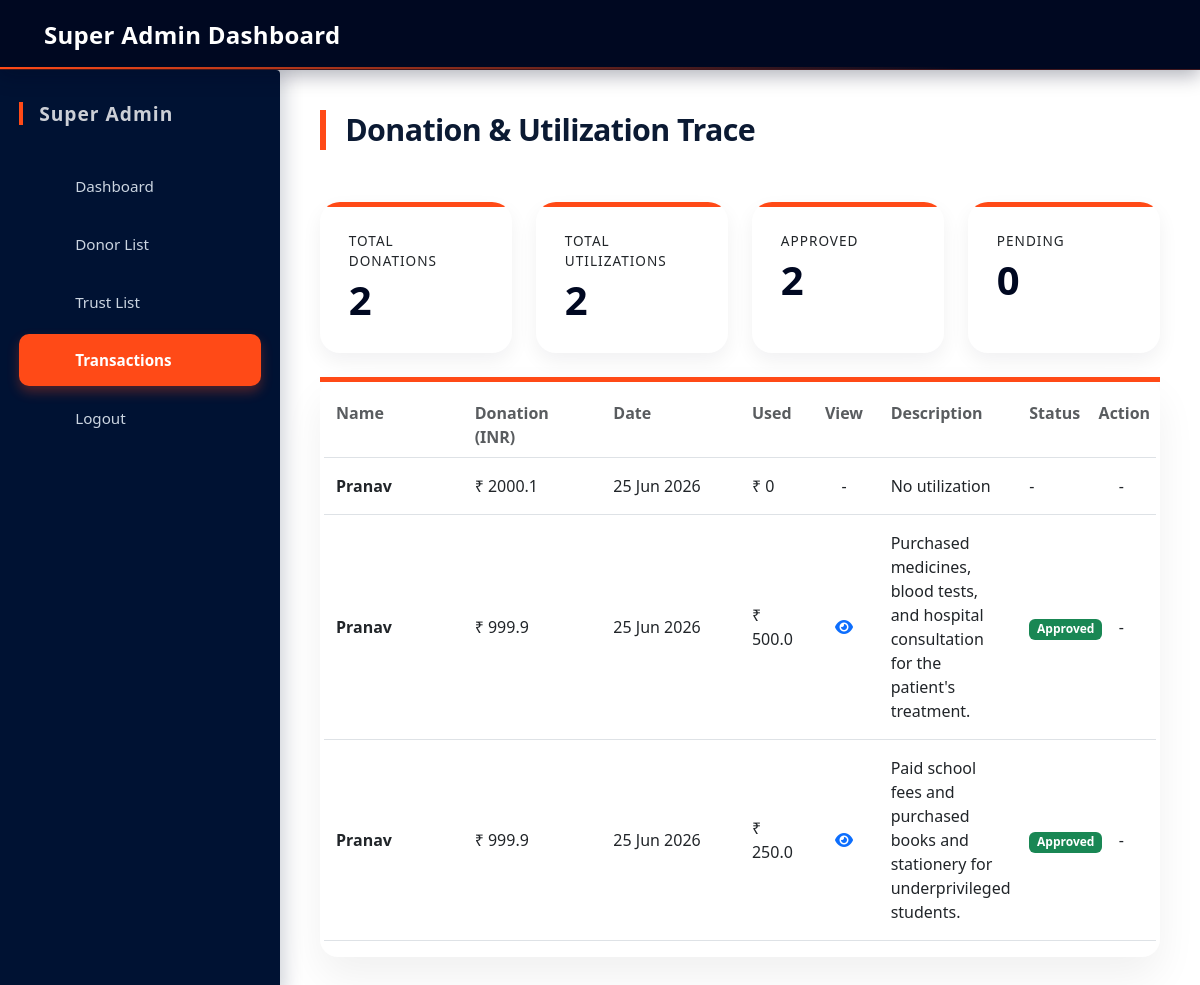
The app's page /super_admin_transactions (signed in) with its own data.
### app/models.py (models this page shows, shortened)
class Donation(models.Model):
    donor = models.ForeignKey(
        User,
        on_delete=models.SET_NULL,
        null=True,
        blank=True,
        help_text="Registered donor (optional)"
    )
    trust = models.ForeignKey(
        trust_profile,
        on_delete=models.CASCADE,
        related_name="donations"
    )
    amount = models.FloatField(
        help_text="Amount donated (verified from blockchain)"
    )
    tx_hash = models.CharField(
        max_length=66,
        unique=True,
        help_text="Ethereum transaction hash (MetaMask / Ganache)"
    )
    integrity_hash = models.CharField(
        max_length=128,
        help_text="Derived checksum for DB integrity verification"
    )
    created_at = models.DateTimeField(auto_now_add=True)

class Utilization(models.Model):
    donation = models.ForeignKey(
        Donation,
        on_delete=models.CASCADE,
        related_name="utilizations"
    )
    trust = models.ForeignKey(
        trust_profile,
        on_delete=models.CASCADE
    )
    amount_used = models.FloatField()
    purpose = models.CharField(max_length=500)
    category = models.CharField(max_length=50, default="Other")
    proof = models.ImageField(
        upload_to="utilization_proofs/",
        null=True,
        blank=True
    )
    is_verified = models.BooleanField(default=False)
    verified_by = models.ForeignKey(
        User,
        on_delete=models.SET_NULL,
        null=True,
        blank=True,
        related_name="verified_utilizations"
    )
    verified_at = models.DateTimeField(null=True, blank=True)
    created_at = models.DateTimeField(auto_now_add=True)

### app/views.py (the view)
@cache_control(no_cache=True, must_revalidate=True, no_store=True)
def super_admin_transactions(request):
    if not request.session.get("is_superadmin"):
        return redirect("log_in")
    donations_data = []
    donations = Donation.objects.select_related(
        "donor", "trust"
    ).prefetch_related("utilizations").order_by("-created_at")
    total_donations = donations.count()
    all_utilizations = Utilization.objects.all()
    total_utilizations = all_utilizations.count()
    approved_utilizations = all_utilizations.filter(is_verified=True).count()
    pending_utilizations = all_utilizations.filter(is_verified=False).count()
    approval_rate = (
        (approved_utilizations / total_utilizations) * 100
        if total_utilizations > 0 else 0
    )
    total_eth = donations.aggregate(total=Sum("amount"))["total"] or 0
    total_inr_amount = round(total_eth * ETH_TO_INR_RATE, 2)
    total_eth_amount = total_eth
    average_donation = (
        total_inr_amount / total_donations
        if total_donations > 0 else 0
    )
    for donation in donations:
        utilizations = donation.utilizations.all()
        donation_inr = round(
            (donation.amount or 0) * ETH_TO_INR_RATE, 2
        )
        donations_data.append({
            "donation": donation,
            "donor_name": (
                donation.donor.first_name
                if donation.donor and donation.donor.first_name
                else donation.donor.username
                if donation.donor else "Anonymous"
            ),
            "trust_name": (
                donation.trust.user.first_name
                if donation.trust and donation.trust.user
                else "Unknown"
            ),
            "eth_amount": donation.amount or 0,
            "inr_amount": donation_inr,
            "tx_hash": donation.tx_hash,
            "date": donation.created_at,
            "utilizations": utilizations,
        })
    context = {
        "donations_data": donations_data,
        "total_donations": total_donations,
        "total_utilizations": total_utilizations,
        "approved_utilizations": approved_utilizations,
        "pending_utilizations": pending_utilizations,
        "approval_rate": round(approval_rate, 2),
        "total_inr_amount": total_inr_amount,
        "total_eth_amount": total_eth_amount,
        "average_donation": round(average_donation, 2),
    }
    return render(
        request,
        "super_admin_transactions.html",
        context
    )

### templates/super_admin_transactions.html (shortened to what this page needs)
<!doctype html>
<html lang="en">
<head>
    <link rel="stylesheet" href="/static/css/dashboard.css" />
    <link href="https://cdn.jsdelivr.net/npm/bootstrap@5.3.2/dist/css/bootstrap.min.css" rel="stylesheet" />
    <link rel="stylesheet" href="https://cdnjs.cloudflare.com/ajax/libs/font-awesome/6.4.0/css/all.min.css" />
</head>
<body>
    <div class="dashboard-header">
        Super Admin Dashboard
    </div>
    <div class="dashboard-container">
        <div class="sidebar">
            <h4>Super Admin</h4>
            <ul>
                <li>
                    <a href="{% url 'super_admin_dashboard' %}">  Dashboard </a>
                </li>
                <li>
                    <a href="{% url 'super_admin_dashboard' %}">  Donor List </a>
                </li>
                <li>
                    <a href="{% url 'super_admin_dashboard' %}">  Trust List </a>
                </li>
                <li>
                    <a class="active">  Transactions </a>
                </li>
                <li>
                    <a href="{% url 'log_in' %}">  Logout </a>
                </li>
            </ul>
        </div>
        <div class="main-content">
            <h2 class="welcome-title">Donation & Utilization Trace</h2>
            <div class="row g-4 mb-4">
                <div class="col-md-3">
                    <div class="card-box">
                        <div class="card-title">Total Donations</div>
                        <div class="card-value">{{ total_donations }}</div>
                    </div>
                </div>
                <div class="col-md-3">
                    <div class="card-box">
                        <div class="card-title">Total Utilizations</div>
                        <div class="card-value">{{ total_utilizations }}</div>
                    </div>
                </div>
                <div class="col-md-3">
                    <div class="card-box">
                        <div class="card-title">Approved</div>
                        <div class="card-value">{{ approved_utilizations }}</div>
                    </div>
                </div>
                <div class="col-md-3">
                    <div class="card-box">
                        <div class="card-title">Pending</div>
                        <div class="card-value">{{ pending_utilizations }}</div>
                    </div>
                </div>
            </div>
            <div class="ngo-card pt-4 px-3 pb-3">
                <div class="row fw-bold text-muted pb-2 border-bottom">
                    <div class="col-md-2">Name</div>
                    <div class="col-md-2">Donation (INR)</div>
                    <div class="col-md-2">Date</div>
                    <div class="col-md-1">Used</div>
                    <div class="col-md-1 text-center">View</div>
                    <div class="col-md-2">Description</div>
                    <div class="col-md-1">Status</div>
                    <div class="col-md-1 text-center">Action</div>
                </div>
                {% for data in donations_data %}
                {% if data.utilizations %}
                {% for u in data.utilizations %}
                <div class="row align-items-center py-3 border-bottom">
                    <div class="col-md-2 fw-semibold">
                        {{ data.donor_name }}
                    </div>
                    <div class="col-md-2">
                        ₹ {{ data.inr_amount }}
                    </div>
                    <div class="col-md-2">
                        {{ data.date|date:"d M Y" }}
                    </div>
                    <div class="col-md-1">
                        ₹ {{ u.amount_used|default:"0" }}
                    </div>
                    <div class="col-md-1 text-center">
                        {% if u.proof %}
<a href="{{ u.proof.url }}" target="_blank">
    <i class="fa fa-eye text-primary" style="cursor:pointer;"></i>
</a>
{% else %}
-
{% endif %}
                    </div>
                    <div class="col-md-2">
                        {{ u.purpose|default:"-" }}
                    </div>
                    <div class="col-md-1">
                        {% if u.is_verified %}
                        <span class="badge bg-success">Approved</span>
                        {% else %}
                        <span class="badge bg-warning text-dark">Pending</span>
                        {% endif %}
                    </div>
                    <div class="col-md-1 text-center">
                        {% if not u.is_verified %}
                        <a href="{% url 'approve_utilization' u.id %}" class="btn btn-success btn-sm mb-1">
                            Approve
                        </a>
                        <a href="{% url 'reject_utilization' u.id %}" class="btn btn-danger btn-sm">
                            Reject
                        </a>
                        {% else %}
                        -
                        {% endif %}
                    </div>
                </div>
                {% endfor %}
                {% else %}
                <div class="row align-items-center py-3 border-bottom">
                    <div class="col-md-2 fw-semibold">
                        {{ data.donor_name }}
                    </div>
                    <div class="col-md-2">
                        ₹ {{ data.inr_amount }}
                    </div>
                    <div class="col-md-2">
                        {{ data.date|date:"d M Y" }}
                    </div>
                    <div class="col-md-1">
                        ₹ 0
                    </div>
                    <div class="col-md-1 text-center">
                        -
                    </div>
                    <div class="col-md-2">
                        No utilization
                    </div>
                    <div class="col-md-1">
                        -
                    </div>
                    <div class="col-md-1 text-center">
                        -
                    </div>
                </div>
                {% endif %}
                {% endfor %}
            </div>
        </div>
    </div>
</body>
</html>

### static/css/dashboard.css (style rules this page uses)
:root { --primary-dark: #000821; --sidebar-dark: #001233; --accent: #ff4a17; --light-bg: #f4f6fb; --card-bg: #ffffff; --text-muted: #6c757d; --glass-white: rgba(255, 255, 255, 0.12); --shadow-sm: 0 8px 20px rgba(0, 8, 33, 0.06); --shadow-hover: 0 16px 30px rgba(0, 18, 51, 0.12); }
* { margin: 0; padding: 0; box-sizing: border-box; font-family: "Segoe UI", system-ui, -apple-system, BlinkMacSystemFont, sans-serif; }
body { background: var(--light-bg); }
.dashboard-header { height: 70px; background: var(--primary-dark); color: white; display: flex; align-items: center; padding: 0 2rem; font-size: 1.5rem; font-weight: 600; letter-spacing: 0.3px; position: fixed; width: 100%; top: 0; z-index: 1100; backdrop-filter: blur(2px); border-bottom: 1px solid rgba(255, 74, 23, 0.25); box-shadow: 0 6px 18px rgba(0, 8, 33, 0.3); }
.dashboard-header::after { content: ""; position: absolute; bottom: 0; left: 0; width: 100%; height: 2px; background: linear-gradient(90deg, var(--accent), transparent 80%); }
.dashboard-container { display: flex; margin-top: 70px; min-height: calc(100vh - 70px); }
.sidebar { width: 280px; background: var(--sidebar-dark); padding: 2rem 1.2rem; color: #fff; display: flex; flex-direction: column; box-shadow: 4px 0 20px rgba(0, 18, 51, 0.2); border-top-right-radius: 4px; transition: all 0.2s ease; }
.sidebar h4 { margin-bottom: 2.2rem; font-weight: 600; font-size: 1.2rem; letter-spacing: 1px; padding-left: 0.5rem; color: #ffffffcc; border-left: 4px solid var(--accent); padding-left: 16px; }
.sidebar ul { list-style: none; padding: 0; margin: 0; }
.sidebar ul li { margin-bottom: 6px; }
.sidebar ul li a { text-decoration: none; color: #cbd5e1; padding: 0.85rem 1rem 0.85rem 1.2rem; display: flex; align-items: center; gap: 12px; border-radius: 10px; transition: all 0.25s ease; font-size: 0.95rem; font-weight: 500; border: 1px solid transparent; }
.sidebar ul li a.active { background: var(--accent); color: #fff; font-weight: 600; box-shadow: 0 6px 12px rgba(255, 74, 23, 0.3); }
.main-content { flex: 1; padding: 2.2rem 2.5rem; transition: all 0.2s; }
.welcome-title { font-size: 1.9rem; font-weight: 600; margin-bottom: 1.8rem; color: #0b1a33; letter-spacing: -0.02em; border-left: 6px solid var(--accent); padding-left: 1.2rem; line-height: 1.3; }
.card-box { background: var(--card-bg); padding: 1.8rem 1.8rem; border-radius: 20px; box-shadow: var(--shadow-sm); transition: transform 0.25s ease, box-shadow 0.3s ease; position: relative; overflow: hidden; border: none; height: 100%; }
.card-box::before { content: ""; position: absolute; top: 0; left: 0; width: 100%; height: 5px; background: var(--accent); }
.card-title { font-size: 0.85rem; text-transform: uppercase; letter-spacing: 1px; color: var(--text-muted); font-weight: 500; }
.card-value { font-size: 2.5rem; margin-top: 0.3rem; font-weight: 700; color: var(--primary-dark); line-height: 1.2; }
.row.g-4, .row.g-3 { margin-top: 0; }
.card-box, .trust-card, .sidebar ul li a { will-change: transform, box-shadow; }
.main-content { flex: 1; padding: 40px; min-height: calc(100vh - 70px); transition: 0.3s ease; }
.ngo-card { background: #ffffff; border-radius: 18px; padding: 25px 25px 20px 25px; box-shadow: 0 20px 40px #0000000f; position: relative; transition: 0.3s ease; }
.ngo-card::before { content: ""; position: absolute; top: 0; left: 0; width: 100%; height: 5px; background: var(--accent); }

### records on screen
Donation: donor_name "Pranav", inr_amount "2000.1", date "25 Jun 2026"
Donation: date "25 Jun 2026"
Utilization: inr_amount "999.9", amount_used "500.0", purpose "Purchased medicines, blood tests, and hospital consultation for the patient's treatment.", is_verified "Approved"
Utilization: inr_amount "999.9", amount_used "250.0", purpose "Paid school fees and purchased books and stationery for underprivileged students.", is_verified "Approved"

### other values on screen
{{ total_donations }} "2"
{{ total_utilizations }} "2"
{{ approved_utilizations }} "2"
{{ pending_utilizations }} "0"
{{ data.donor_name }} "Pranav"
